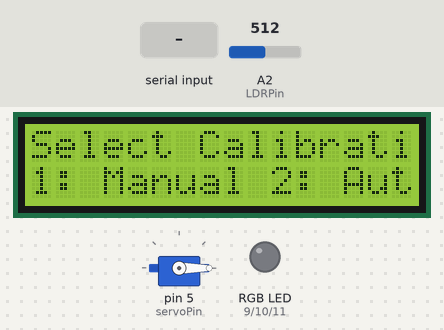
A sketch run on a simulated Arduino Uno, built with avr-gcc and run on an emulated ATmega328P. Parts: 16×2 character LCD, servo, an RGB LED mixed from three pins (HIGH = lit). Dashed ring = blinking. The test bench sets the inputs (shaded band); at power-on: A2 (LDRPin) = 512.

Above: at 1.5 s.
1.6 s: "2" received over Serial
At 4.4 s:
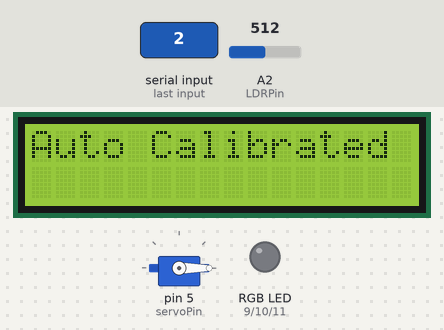
4.6 s: A2 (LDRPin) set to 716
At 7.2 s:
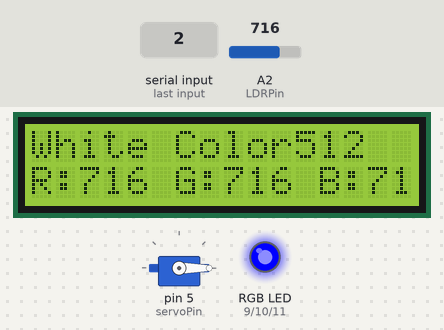
7.6 s: A2 (LDRPin) set to 900
At 10.4 s:
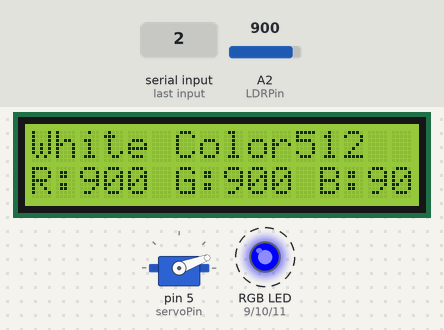
10.6 s: A2 (LDRPin) set to 1023
At 13.8 s:
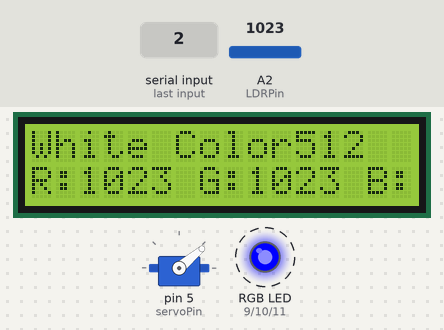
19.6 s: A2 (LDRPin) set to 511
At 20.5 s:
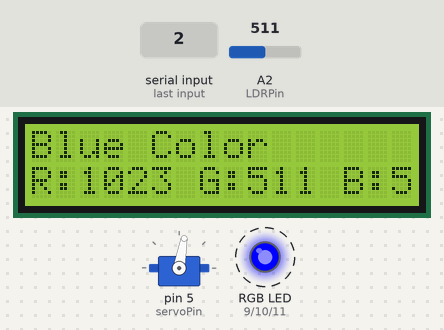
Timing chart, 0 to 31.0 s (numbered marks = the images above; inputs shaded):
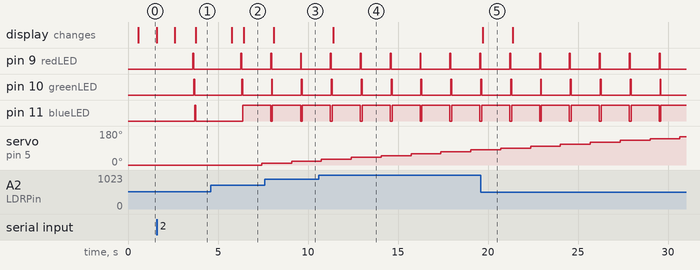

Measured:
- after the input at 1.6 s, pin 9 (redLED): LOW → HIGH after 2.0 s, → LOW 0.05 s later; pin 10 (greenLED), pin 11 (blueLED): LOW → HIGH after 2.1 s, → LOW 0.05 s later; the display: first changes at once (image 1 shows a later state)
- after the input at 7.6 s, the display: changes after 0.49 s (image 3)
- after the input at 10.6 s, the display: changes after 0.81 s (image 4)
- after the input at 19.6 s, the display: changes after 0.11 s (image 5)
- what the display in image 5 shows lasts 1.7 s, from 19.7 s to 21.4 s

The sketch:

Q5.ino
```cpp
#include <Servo.h>
#include <LiquidCrystal.h>

Servo servoMotor;
const int redLED = 9;
const int greenLED = 10;
const int blueLED = 11;
const int LDRPin = A2;
int servoPin = 5;
LiquidCrystal lcd(2, 3, 4, 8, 12, 13);
int global_cal_int ;
// Function to shine specified color
void shineColor(int redIntensity, int greenIntensity, int blueIntensity) {
  analogWrite(redLED, redIntensity);
  analogWrite(greenLED, greenIntensity);
  analogWrite(blueLED, blueIntensity);
}

// Function to read LDR value
int readLDR() {
  return analogRead(LDRPin);
}

// Function to rotate servo to white patch for calibration
void rotateServoToWhitePatch() {

  servoMotor.write(0);  // Adjust this angle based on white patch location
  delay(500);
  servoMotor.detach();
}

void ManualCalibrate() {
  rotateServoToWhitePatch();
  delay(1000);

  while (true) {
      // Step 1: Shine red, green, and blue colors individually
    int redValue, greenValue, blueValue;

    // Shine red
    shineColor(255, 0, 0);
    delay(100);
    redValue = readLDR();
    redValue = readLDR();
 delay(100);

    // Shine green
    shineColor(0, 255, 0);
    delay(100);
    greenValue = readLDR();
    greenValue = readLDR();
  delay(100);

    // Shine blue
    shineColor(0, 0, 255);
    delay(100);
    blueValue = readLDR();
    blueValue = readLDR();
 delay(100);
    // Step 2: Print the read values to the LCD
    lcd.clear();
    lcd.print(" R"); lcd.print(redValue);
    lcd.print(" G"); lcd.print(greenValue);
    lcd.print(" B"); lcd.print(blueValue);

    // Step 3: Print values to serial for debugging
    Serial.print("R: "); Serial.print(redValue);
    Serial.print(" G: "); Serial.print(greenValue);
    Serial.print(" B: "); Serial.println(blueValue);

    //Serial.print(" ldr: "); Serial.println( readLDR());
    // Step 4: Wait for stop command (enter '1' in the serial monitor)
    if (Serial.available() > 0) {
      char command = Serial.read();
      if (command == '1') {
        lcd.clear();
        lcd.print("Calibration Done");
        global_cal_int = blueValue;
         lcd.clear();
         delay(50);
        lcd.print("global value:");
         lcd.setCursor(0, 1);
         lcd.print(global_cal_int);
          delay(200);
        break;
      }
    }

    delay(500);
  }
}
// Auto Calibration Function
void AutoCalibrate() {
  rotateServoToWhitePatch();
  delay(500);

  int redValue, greenValue, blueValue;

  // Shine red, green, and blue light individually and read LDR values
  shineColor(255, 0, 0);
  delay(50);
  redValue = readLDR();

  shineColor(0, 255, 0);
  delay(50);
  greenValue = readLDR();

  shineColor(0, 0, 255);
  delay(50);
  blueValue = readLDR();
  shineColor(0, 0, 0);
  // Find the max value (minimum intensity)
  int maxValue = max(redValue, max(greenValue, blueValue));

  // Adjust intensities of other colors to equalize with max value
  for (int i = 0; i <= 255; i++) {
    if (redValue < maxValue) {
      shineColor(i, 0, 0);
      delay(50);
      redValue = readLDR();
    }
    if (greenValue < maxValue) {
      shineColor(0, i, 0);
      delay(50);
      greenValue = readLDR();
    }
    if (blueValue < maxValue) {
      shineColor(0, 0, i);
      delay(50);
      blueValue = readLDR();
    }
    if (redValue == maxValue && greenValue == maxValue && blueValue == maxValue) {
     global_cal_int = maxValue;
     lcd.print(global_cal_int);
      break;
    }
  }

  lcd.clear();
  lcd.print("Auto Calibrated");
  delay(2000);
}

// Function to display color values at each servo position
void SweepAndDisplayColor() {
  servoMotor.attach(servoPin);
  for (int pos = 0; pos <= 180; pos += 10) {
    servoMotor.write(pos);
    delay(500);

    // Read RGB values
    shineColor(255, 0, 0); delay(50);
    int redValue = readLDR();

    shineColor(0, 255, 0); delay(50);
    int greenValue = readLDR();

    shineColor(0, 0, 255); delay(50);
    int blueValue = readLDR();
    //shineColor(0, 0, 0);
    // Display values
    lcd.clear();
    lcd.setCursor(0, 0);
//    lcd.print("Pos: "); lcd.print(pos);
    if((abs(redValue- blueValue)<10 && abs(greenValue- blueValue)<10 && abs(greenValue- redValue)<10 )){
        lcd.clear();
        lcd.print("White Color");
        lcd.print(global_cal_int);
    }
    else if(redValue == min(redValue , min(blueValue , greenValue))){
        lcd.clear();
      lcd.print("Red Color");

    }
    else if(blueValue == min(redValue , min(blueValue , greenValue))){
         lcd.clear();
       lcd.print("Blue Color");
    }
    else if(greenValue == min(redValue , min(blueValue , greenValue))){
        lcd.clear();
      lcd.print("Green Color");
    }


    lcd.setCursor(0, 1);
    lcd.print("R:"); lcd.print(redValue);
    lcd.print(" G:"); lcd.print(greenValue);
    lcd.print(" B:"); lcd.print(blueValue);

    delay(1000);
  }
  servoMotor.detach();
}

void setup() {
  Serial.begin(9600);
  lcd.begin(16, 2);
   servoMotor.attach(servoPin);
  servoMotor.write(0);
  delay(500);
  lcd.print("Select Calibration");
  lcd.setCursor(0, 1);
  lcd.print("1: Manual 2: Auto");

  while (true) {
    if (Serial.available() > 0) {
      char choice = Serial.read();
      if (choice == '1') {
        lcd.clear();
        lcd.print("Manual Calibration");
        delay(1000);
          lcd.clear();
        ManualCalibrate();
        break;
      } else if (choice == '2') {
        lcd.clear();
        lcd.print("Auto Calibration");
         delay(1000);
         lcd.clear();
        AutoCalibrate();
        break;
      }
    }
  }

  lcd.clear();
  lcd.print("Sweep & Display");
  SweepAndDisplayColor();
}

void loop() {
  // Main loop can remain empty as everything is handled in setup for this task.
}
```
